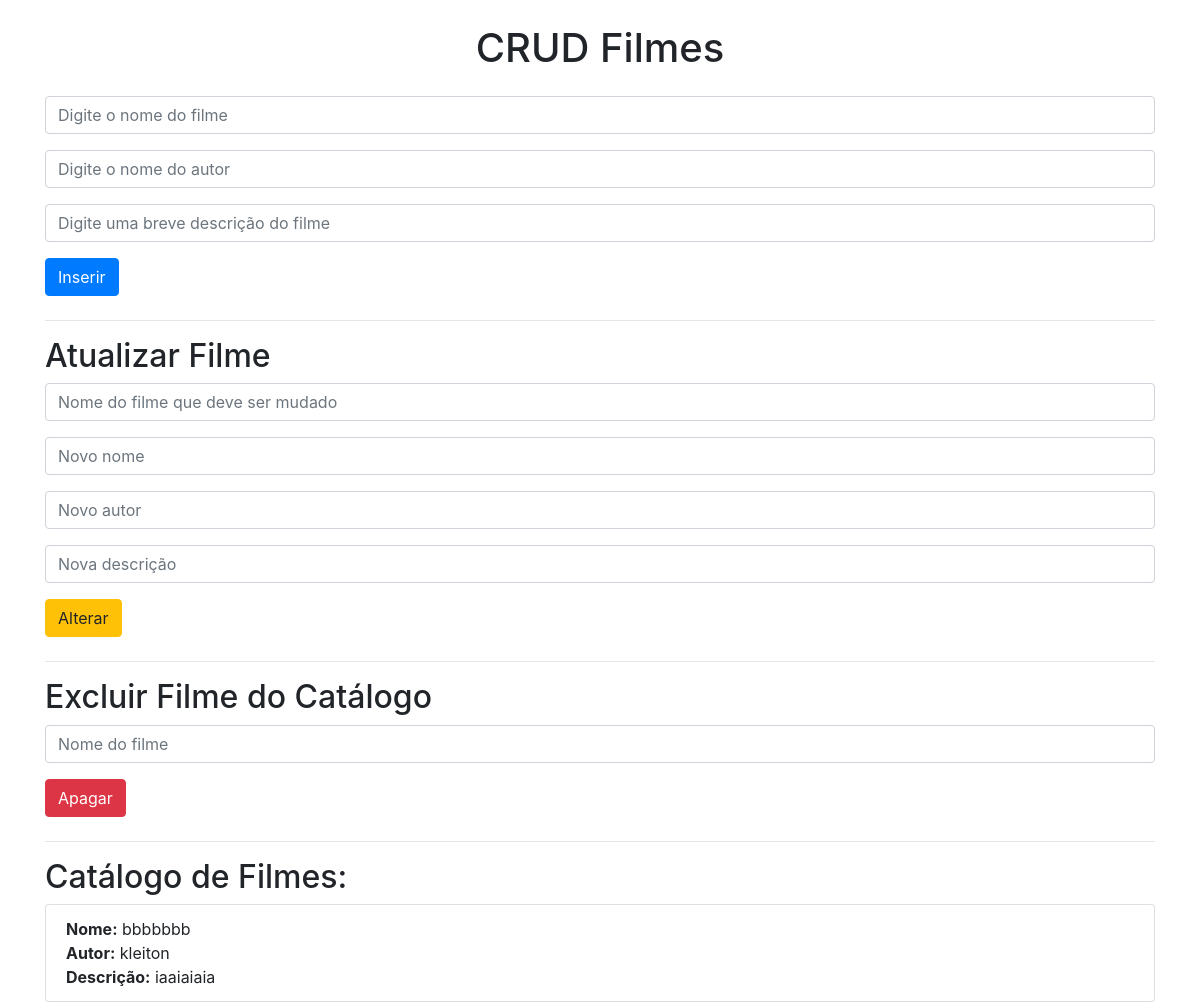
Before: / with the older database file.
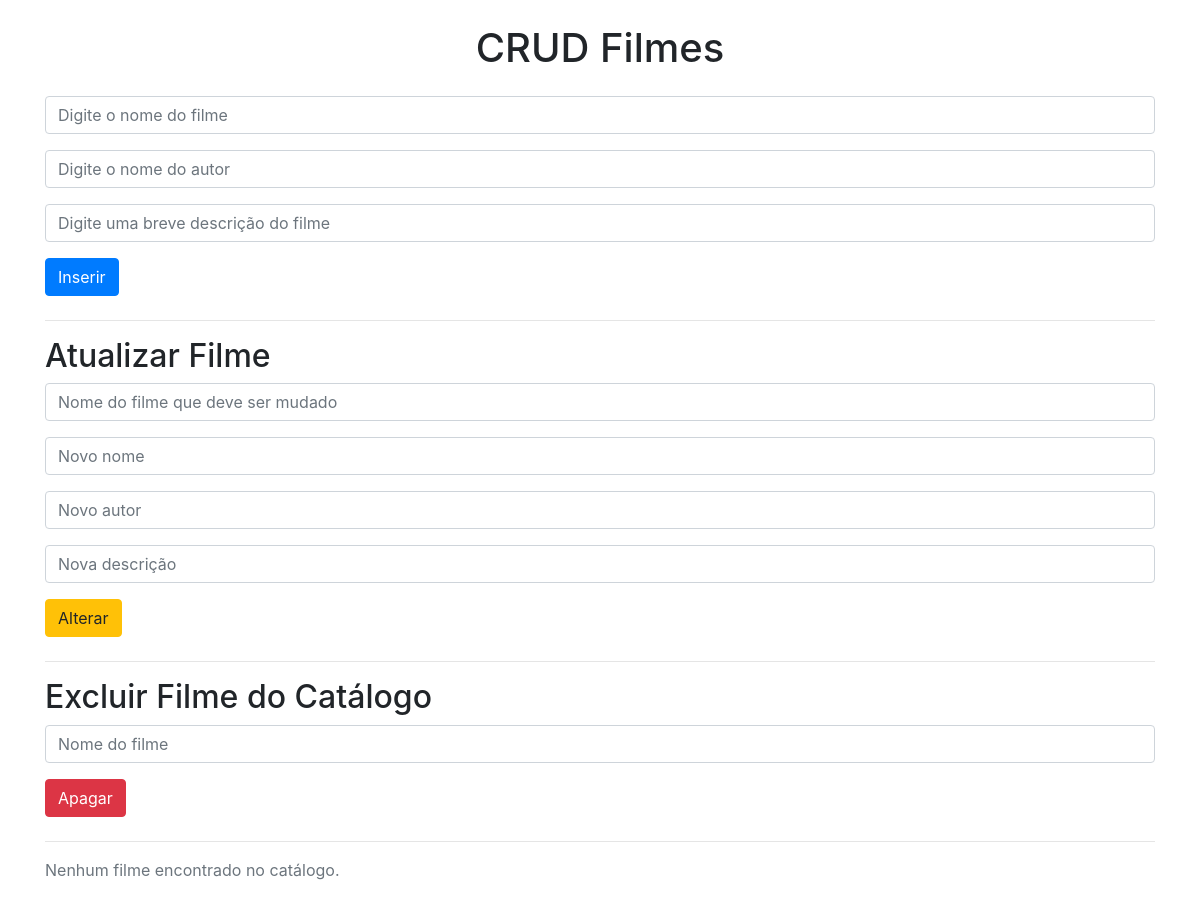
After: the same page with the newer database file.
### tables this page shows
CREATE TABLE filme(
  id integer primary key AUTOINCREMENT,
  nome text not null,
  autor text not null,
  descricao text not null
);

### app.py (the view)
@app.route('/')
def home():
    catalogo = get_catalogo()  # Carrega todos os filmes
    return render_template('index.html', bundamelada=catalogo)

### app.py (called while the page is built)
def getDb():
    db = sqlite3.connect(database)
    db.row_factory = sqlite3.Row
    return db

def get_catalogo():
    db = getDb()
    cursor = db.cursor()
    cursor.execute('SELECT * FROM filme')
    catalogo = cursor.fetchall()
    db.close()
    return catalogo

### templates/index.html (shortened to what this page needs)
<!DOCTYPE html>
<html lang="pt-br">
<head>
    <link rel="stylesheet" href="https://maxcdn.bootstrapcdn.com/bootstrap/4.5.2/css/bootstrap.min.css">
</head>
<body class="container mt-4">
    <h1 class="text-center mb-4">CRUD Filmes</h1>
    <form action="/criar" method="post" class="mb-4">
        <div class="form-group">
            <input type="text" name="nome" class="form-control" placeholder="Digite o nome do filme" required>
        </div>
        <div class="form-group">
            <input type="text" name="autor" class="form-control" placeholder="Digite o nome do autor" required>
        </div>
        <div class="form-group">
            <input type="text" name="descricao" class="form-control" placeholder="Digite uma breve descrição do filme" required>
        </div>
        <button type="submit" class="btn btn-primary">Inserir</button>
    </form>
    <hr>
    <h2>Atualizar Filme</h2>
    <form action="/alterar" method="post" class="mb-4">
        <div class="form-group">
            <input type="text" name="nome_antigo" class="form-control" placeholder="Nome do filme que deve ser mudado" required>
        </div>
        <div class="form-group">
            <input type="text" name="nome_novo" class="form-control" placeholder="Novo nome" required>
        </div>
        <div class="form-group">
            <input type="text" name="autor_novo" class="form-control" placeholder="Novo autor" required>
        </div>
        <div class="form-group">
            <input type="text" name="desc_nova" class="form-control" placeholder="Nova descrição" required>
        </div>
        <button type="submit" class="btn btn-warning">Alterar</button>
    </form>
    <hr>
    <h2>Excluir Filme do Catálogo</h2>
    <form action="/deletar" method="post" class="mb-4">
        <div class="form-group">
            <input type="text" name="nome_delete" class="form-control" placeholder="Nome do filme" required>
        </div>
        <button type="submit" class="btn btn-danger">Apagar</button>
    </form>
    <hr>
        {% if bundamelada |length > 0 %}
        <h2>Catálogo de Filmes:</h2>
        <ul class="list-group">
            {% for filme in bundamelada %}
                <li class="list-group-item">
                    <strong>Nome:</strong> {{ filme['nome'] }}<br>
                    <strong>Autor:</strong> {{ filme['autor'] }}<br>
                    <strong>Descrição:</strong> {{ filme['descricao'] }}
                </li>
            {% endfor %}
        </ul>
    {% else %}
        <p class="text-muted">Nenhum filme encontrado no catálogo.</p>
    {% endif %}
</body>
</html>

Changed rows visible on the page:
removed filme: nome "bbbbbbb", autor "kleiton", descricao "iaaiaiaia"
Other visible differences:
text no longer shown: "Catálogo de Filmes:"
text now shown: "Nenhum filme encontrado no catálogo."
